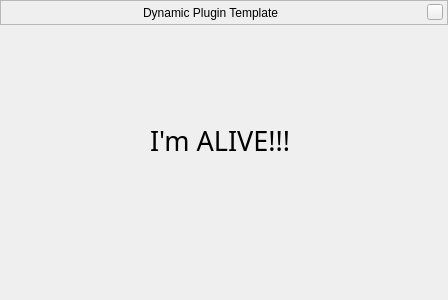
<?xml version="1.0" encoding="UTF-8"?>
<ui version="4.0">
 <class>observabilityWindowForm</class>
 <widget class="QWidget" name="observabilityWindowForm">
  <property name="geometry">
   <rect>
    <x>0</x>
    <y>0</y>
    <width>448</width>
    <height>300</height>
   </rect>
  </property>
  <property name="windowTitle">
   <string>Dialog</string>
  </property>
  <widget class="QLabel" name="label">
   <property name="geometry">
    <rect>
     <x>150</x>
     <y>120</y>
     <width>201</width>
     <height>41</height>
    </rect>
   </property>
   <property name="font">
    <font>
     <family>Ubuntu Mono</family>
     <pointsize>20</pointsize>
    </font>
   </property>
   <property name="text">
    <string>I'm ALIVE!!!</string>
   </property>
  </widget>
  <widget class="BarFrame" name="TitleBar">
   <property name="geometry">
    <rect>
     <x>0</x>
     <y>0</y>
     <width>448</width>
     <height>25</height>
    </rect>
   </property>
   <property name="sizePolicy">
    <sizepolicy hsizetype="Expanding" vsizetype="Minimum">
     <horstretch>0</horstretch>
     <verstretch>0</verstretch>
    </sizepolicy>
   </property>
   <property name="minimumSize">
    <size>
     <width>0</width>
     <height>25</height>
    </size>
   </property>
   <property name="maximumSize">
    <size>
     <width>16777215</width>
     <height>30</height>
    </size>
   </property>
   <property name="focusPolicy">
    <enum>Qt::NoFocus</enum>
   </property>
   <property name="autoFillBackground">
    <bool>false</bool>
   </property>
   <property name="frameShape">
    <enum>QFrame::StyledPanel</enum>
   </property>
   <layout class="QHBoxLayout">
    <property name="spacing">
     <number>6</number>
    </property>
    <property name="leftMargin">
     <number>0</number>
    </property>
    <property name="topMargin">
     <number>0</number>
    </property>
    <property name="rightMargin">
     <number>4</number>
    </property>
    <property name="bottomMargin">
     <number>0</number>
    </property>
    <item>
     <spacer name="leftSpacer">
      <property name="orientation">
       <enum>Qt::Horizontal</enum>
      </property>
      <property name="sizeHint" stdset="0">
       <size>
        <width>40</width>
        <height>20</height>
       </size>
      </property>
     </spacer>
    </item>
    <item>
     <widget class="QLabel" name="stelWindowTitle">
      <property name="text">
       <string>Dynamic Plugin Template</string>
      </property>
     </widget>
    </item>
    <item>
     <spacer name="rightSpacer">
      <property name="orientation">
       <enum>Qt::Horizontal</enum>
      </property>
      <property name="sizeHint" stdset="0">
       <size>
        <width>40</width>
        <height>20</height>
       </size>
      </property>
     </spacer>
    </item>
    <item>
     <widget class="QPushButton" name="closeStelWindow">
      <property name="minimumSize">
       <size>
        <width>16</width>
        <height>16</height>
       </size>
      </property>
      <property name="maximumSize">
       <size>
        <width>16</width>
        <height>16</height>
       </size>
      </property>
      <property name="focusPolicy">
       <enum>Qt::NoFocus</enum>
      </property>
      <property name="text">
       <string/>
      </property>
     </widget>
    </item>
   </layout>
  </widget>
 </widget>
 <layoutdefault spacing="6" margin="11"/>
 <customwidgets>
  <customwidget>
   <class>BarFrame</class>
   <extends>QFrame</extends>
   <header>Dialog.hpp</header>
   <container>1</container>
  </customwidget>
 </customwidgets>
 <resources/>
 <connections/>
</ui>
